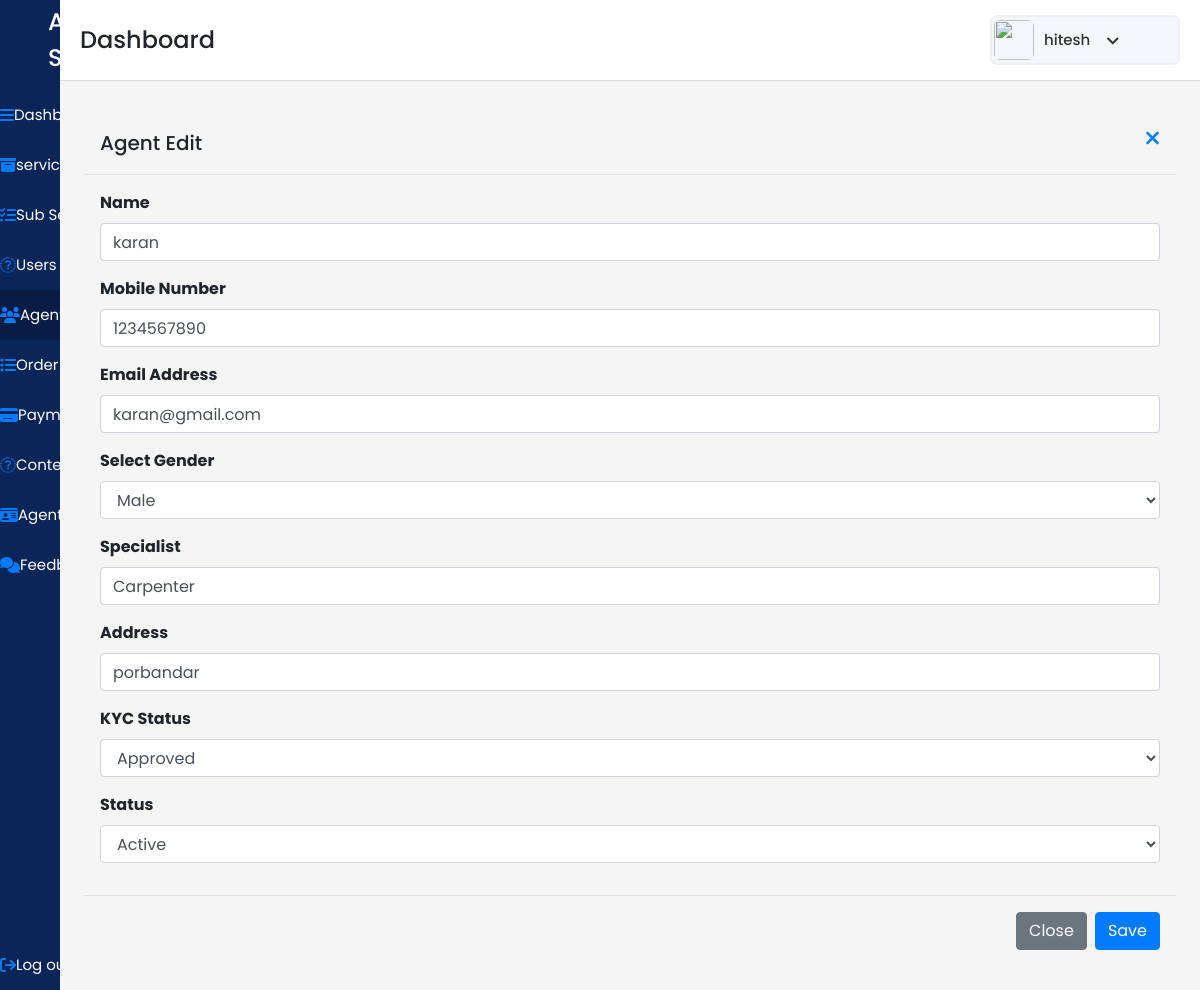
The app's page /admindash/agentedit/1/ (signed in) with its own data.
### user/models.py (models this page shows)
class Agent(models.Model):
    agentid=models.IntegerField(primary_key=True)
    agentname=models.CharField(max_length=30,null=FALSE)
    agentemail=models.EmailField(max_length=20,null=FALSE)
    agentmobileno=models.CharField(max_length=10,null=FALSE)
    agentgender=models.CharField(max_length=5,null=FALSE)
    agentaddress=models.CharField(max_length=200,null=FALSE)
    agentspealist=models.CharField(max_length=200,null=FALSE)
    agentstutas=models.BooleanField(max_length=5,null=FALSE)
    agentkycstutas=models.BooleanField(max_length=5)
    agentpassword=models.CharField(max_length=20,null=FALSE)

### adminpan/views.py (the view)
# urls.py: path('agentedit/<int:id>/',views.agentedit,name='agentedit'),
@login_required(login_url="/login/")
def agentedit(request,id):
    agentdata=Agent.objects.get(pk=id)
    context={'Agentdata':agentdata}
    return render(request,'agent-edit.html',context)

### adminpan/templates/agent-edit.html (shortened to what this page needs)
{% load static %}
<!DOCTYPE html>
<html lang="en" dir="ltr">
  <head>
    <link rel="stylesheet" href="{% static "./style.css" %}">
   <link href="{% static "https://unpkg.com/boxicons@2.0.7/css/boxicons.min.css" %}" rel='stylesheet'>
    <link rel="stylesheet" href="{% static "path/to/font-awesome/css/font-awesome.min.css"  %}">
    <link href="{% static "https://cdn.jsdelivr.net/npm/bootstrap@5.1.3/dist/css/bootstrap.min.css"  %}" rel="stylesheet">
    <link href="{% static "https://cdn.jsdelivr.net/npm/bootstrap@5.1.3/dist/css/bootstrap.min.css" %}" rel="stylesheet">
    <link rel="stylesheet" href="{% static "./css/bootstrap.min.css" %}">
    <link href="{% static "https://stackpath.bootstrapcdn.com/bootstrap/4.4.1/css/bootstrap.min.css" %}" rel="stylesheet"/>
  </head>
<body>
  <div class="sidebar">
    <div class="logo-details pl-5">
      <span class="logo_name">All in Services</span>
    </div>
      <ul class="nav-links">
        <li>
          <a href={% url 'adminpan' %}>
            <i class="fa fa-bars" aria-hidden="true"></i>
            <span class="links_name">Dashboard</span>
        </li>
        <li>
          <a href={% url 'services' %}>
            <i class="fa fa-archive" aria-hidden="true"></i>
            <span class="links_name">services</span>
        </li>
        <li>
          <a href={% url 'subservices' %}>
            <i class="fa fa-tasks" aria-hidden="true"></i>
            <span class="links_name">Sub Service</span>
        </li>
        <li>
          <a href={% url 'users' %}>
            <i class="fa fa-user-o" aria-hidden="true"></i>
            <span class="links_name">Users</span>
        </li>
        <li>
          <a href={% url 'agent' %} class="active">
            <i class="fa fa-users" aria-hidden="true"></i>
            <span class="links_name">Agent</span>
          </a>
        </li>
        <li>
          <a href={% url 'order' %}>
            <i class="fa fa-list-ul" aria-hidden="true"></i>
            <span class="links_name">Order list</span>
        </li>
        <li>
          <a href={% url 'payment' %}>
            <i class="fa fa-credit-card-alt" aria-hidden="true"></i>
            <span class="links_name">Payment</span>
        </li>
        <li>
          <a href={% url 'contectus' %}>
            <i class="fa fa-envelope-o" aria-hidden="true"></i>
            <span class="links_name">Contect Us</span>
        </li>
        <li>
          <a href={% url 'agentkyc' %}>
            <i class="fa fa-id-card" aria-hidden="true"></i>
            <span class="links_name">Agent KYC</span>
        </li>
        <li>
          <a href={% url 'feedback' %}>
            <i class="fa fa-comments" aria-hidden="true"></i>
            <span class="links_name">Feedback</span>
        </li>
        <li class="log_out">
          {% if request.user.is_authenticated %}
          <a href="{% url 'logout' %}" >
            <i class="fa fa-sign-out" aria-hidden="true"></i>
            <span class="links_name">Log out</span>
          </a>
          {% endif %}
        </li>
      </ul>
    </div>
  <section class="home-section">
    <nav>
      <div class="sidebar-button">
        <span class="dashboard">Dashboard</span>
      </div>
      <div class="profile-details">
        <img src={% static "./images/All_in_one2.png" %} alt="">
        <span class="admin_name">{{user.username}}</span>
        <i class='bx bx-chevron-down' ></i>
      </div>
    </nav>
      <section>
        <section id="users" class="p-4" >
        <div class="modal-header mt-5">
          <h5 class="modal-title" id="exampleModalLabel">Agent Edit</h5>
          <a type="button" class="btn-close" href={% url 'agentupdate' %}><i class="fa fa-times" aria-hidden="true" style="font-size: 20px;"></i></a>
        </div>
        <div class="modal-body">
            <form method="POST" action="{% url 'agentupdate'%}">
                <div class="form-group">
                   <label><b>Name</b></label>
                   <input type="text" name="uname" class="form-control" value="{{Agentdata.agentname}}" placeholder="Enter Your Name" required>
                  </div>
              <div class="form-group">
                 <label><b>Mobile Number</b></label>
                 <input type="text"  name="mno" class="form-control" value="{{Agentdata.agentmobileno}}" placeholder="Mobile Number" required>
              </div>
                <div class="form-group">
                   <label><b>Email Address</b></label>
                   <input type="email"  name="email" class="form-control" value="{{Agentdata.agentemail}}"  placeholder="Email Address" required>
                </div>
              <div class="form-group">
                 <label><b>Select Gender</b></label>
                 <select required class="form-outline form-control flex-fill mb-0 dropdown-toggle" name="Gender"
                   aria-labelledby="dropdownMenuButton1" required>
                  <option value="Male"> Male</option>
                 </select>
              </div>
              <div class="form-group">
                 <label><b>Specialist</b></label>
                 <input type="text-box" class="form-control" name="Specialist" value="{{Agentdata.agentspealist}}"  placeholder="Specialist" required>
              </div>
              <div class="form-group">
                 <label><b>Address</b></label>
                 <input type="text-box" class="form-control" name="address" value="{{Agentdata.agentaddress}}" placeholder="Address" required>
              </div>
              <div class="form-group">
                 <label><b>KYC Status</b></label>
                 <select required class="form-outline form-control flex-fill mb-0 dropdown-toggle" name="kycStatus"
                 aria-labelledby="dropdownMenuButton1" required>
                 <option  value="True">Approved</option>
              </select>
              </div>
              <div class="form-group">
                <label><b>Status</b></label>
                <select required class="form-outline form-control flex-fill mb-0 dropdown-toggle" name="Status"
                 aria-labelledby="dropdownMenuButton1" required>
                 <option value="True">Active</option>
                </select>
              </div>
          </div>
        <div class="modal-footer">
          <a type="button" class="btn btn-secondary"  href={% url 'agent' %}>Close</a>
          <input type="submit" class="btn btn-primary" value="Save">
        </div>
</section>
</section>
</body>
</html>

### adminpan/static/style.css (style rules this page uses)
* { margin: 0; padding: 0; box-sizing: border-box; font-family: 'Poppins', sans-serif; }
.sidebar { position: fixed; height: 100%; width: 240px; background: #0A2558; transition: all 0.5s ease; }
.sidebar .logo-details { height: 80px; display: flex; align-items: center; }
.sidebar .logo-details .logo_name { color: #fff; font-size: 24px; font-weight: 500; }
.sidebar .nav-links { margin-top: 10px; }
.sidebar .nav-links li { position: relative; list-style: none; height: 50px; }
.sidebar .nav-links li a { height: 100%; width: 100%; display: flex; align-items: center; text-decoration: none; transition: all 0.4s ease; }
.sidebar .nav-links li a.active { background: #081D45; }
.sidebar .nav-links li a .links_name { color: #fff; font-size: 15px; font-weight: 400; white-space: nowrap; }
.sidebar .nav-links .log_out { position: absolute; bottom: 0; width: 100%; }
.home-section { position: relative; background: #f5f5f5; min-height: 100vh; width: calc(100% - 240px); left: 240px; transition: all 0.5s ease; }
.home-section nav { display: flex; justify-content: space-between; height: 80px; background: #fff; display: flex; align-items: center; position: fixed; width: calc(100% - 240px); left: 240px; z-index: 100; padding: 0 20px; box-shadow: 0 1px 1px rgba(0, 0, 0, 0.1); transition: all 0.5s ease; }
.home-section nav .sidebar-button { display: flex; align-items: center; font-size: 24px; font-weight: 500; }
.home-section nav .profile-details { display: flex; align-items: center; background: #F5F6FA; border: 2px solid #EFEEF1; border-radius: 6px; height: 50px; min-width: 190px; padding: 0 15px 0 2px; }
nav .profile-details img { height: 40px; width: 40px; border-radius: 6px; object-fit: cover; }
nav .profile-details .admin_name { font-size: 15px; font-weight: 500; color: #333; margin: 0 10px; white-space: nowrap; }
nav .profile-details i { font-size: 25px; color: #333; }
#users { margin-top: 40px; position: absolute; background: #f5f5f5; width: 100%; }
@media (max-width: 1240px) { .sidebar { width: 60px; } }
@media (max-width: 1240px) { .home-section { width: calc(100% - 60px); left: 60px; } }
@media (max-width: 1240px) { .home-section nav { width: calc(100% - 60px); left: 60px; } }

### records on screen
Agent: uname "karan", mno "1234567890", email "karan@gmail.com", Specialist "Carpenter", address "porbandar"

### other values on screen
{{ user.username }} "hitesh"
